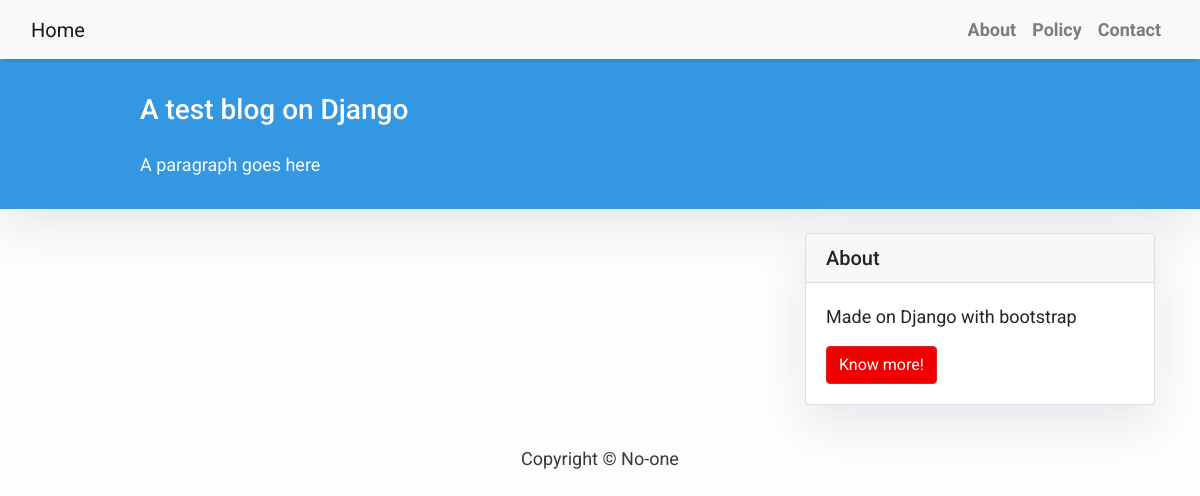
Before: / with the older database file.
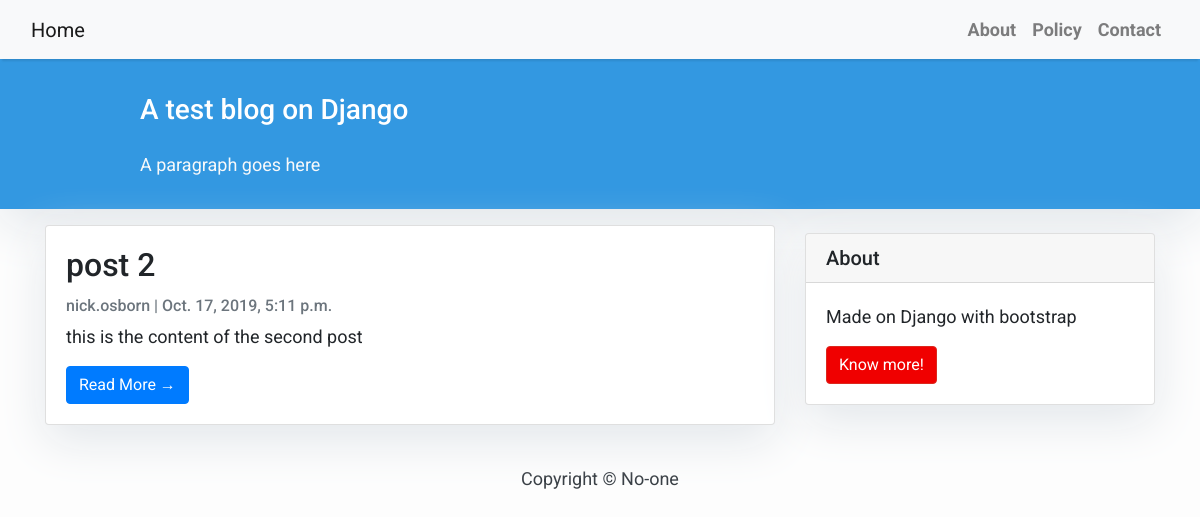
After: the same page with the newer database file.
### blog/models.py (models this page shows, shortened)
class Post(models.Model):
    title = models.CharField(max_length=200, unique=True)
    slug = models.CharField(max_length=200, unique=True)
    author = models.ForeignKey(User, on_delete=models.CASCADE, related_name="blog_posts")
    updated_on = models.DateTimeField(auto_now=True)
    content = models.TextField()
    created_on = models.DateTimeField(auto_now_add=True)
    status = models.IntegerField(choices=STATUS, default=0)
    class Meta:
        ordering = ['-created_on']

### blog/views.py (the view)
# urls.py: path('', views.PostList.as_view(), name='home'),
class PostList(generic.ListView):
    queryset = Post.objects.filter(status=1).order_by('-created_on')
    template_name = 'index.html'

### templates/index.html (shortened to what this page needs)
{% extends "base.html" %}
{% block content %}
<header class="masthead">
    <div class="container">
        <div class="row">
            <div class=" col-md-8 col-md-10 mx-auto">
                <div class="site-heading">
                    <h3 class=" site-heading my-4 mt-3 text-white">A test blog on Django</h3>
                    <p class="text-light">A paragraph goes here
                    </p>
                </div>
            </div>
        </div>
    </div>
</header>
<div class="container">
    <div class="row">
        <div class="col-md-8 mt-3 left">
            {% for post in post_list %}
            <div class="card mb-4">
                <div class="card-body">
                    <h2 class="card-title">{{ post.title }}</h2>
                    <p class="card-text text-muted h6">{{ post.author }} | {{ post.created_on}} </p>
                    <p class="card-text">{{post.content|slice:":200" }}</p>
                    <a href="{% url 'post_detail' post.slug  %}" class="btn btn-primary">Read More &rarr;</a>
                </div>
            </div>
            {% endfor %}
        </div>
        {% block sidebar %} {% include 'sidebar.html' %} {% endblock sidebar %}
    </div>
</div>
{%endblock%}

### templates/base.html (shortened to what this page needs)
<!DOCTYPE html>
<html>
    <head>
        <link rel="stylesheet" href="https://maxcdn.bootstrapcdn.com/bootstrap/4.0.0/css/bootstrap.min.css"
 />
    </head>
    <body>
        <nav class="navbar navbar-expand-lg navbar-light bg-light shadow" id="mainNav">
            <div class="container-fluid">
                <a class="navbar-brand" href="{% url 'home' %}">Home</a>
                <div class="collapse navbar-collapse" id="navbarResponsive">
                    <ul class="navbar-nav ml-auto">
                        <li class="nav-item text-black">
                            <a class="nav-link text-black font-weight-bold" href="#">About</a>
                        </li>
                        <li class="nav-item text-black">
                            <a class="nav-link text-black font-weight-bold" href="#">Policy</a>
                        </li>
                        <li class="nav-item text-black">
                            <a class="nav-link text-black font-weight-bold" href="#">Contact</a>
                        </li>
                    </ul>
                </div>
            </div>
        </nav>
        {% block content %}{% endblock content %}
        <footer class="py-3 bg-grey">
            <p class="m-0 text-dark text-center ">Copyright &copy; No-one</p>
        </footer>
    </body>
</html>

### templates/sidebar.html (shortened to what this page needs)
{% block sidebar %}
<div class="col-md-4 float-right ">
<div class="card my-4">
        <h5 class="card-header">About</h5>
    <div class="card-body">
        <p class="card-text">Made on Django with bootstrap</p>
        <a href="https://osbornnick.com"
           class="btn btn-danger">Know more!</a>
    </div>
</div>
</div>
{% endblock sidebar %}

### templates/base.html (style rules this page uses)
body { font-family: "Roboto", sans-serif; font-size: 17px; background-color: #fdfdfd; }
.shadow { box-shadow: 0 4px 2px -2px rgba(0, 0, 0, 0.1); }
.btn-danger { color: #fff; background-color: #f00000; border-color: #dc281e; }
.masthead { background: #3398E1; height: auto; padding-bottom: 15px; box-shadow: 0 16px 48px #E3E7EB; padding-top: 10px; }

### templates/index.html (style rules this page uses)
body { font-family: "Roboto", sans-serif; font-size: 18px; background-color: #fdfdfd; }
.card { box-shadow: 0 16px 48px #E3E7EB; }

### templates/sidebar.html (style rules this page uses)
.card { box-shadow: 0 16px 48px #E3E7EB; }

Changed rows visible on the page:
added Post: title "post 2", author "nick.osborn", created_on "Oct. 17, 2019, 5:11 p.m.", content "this is the content of the second post"
